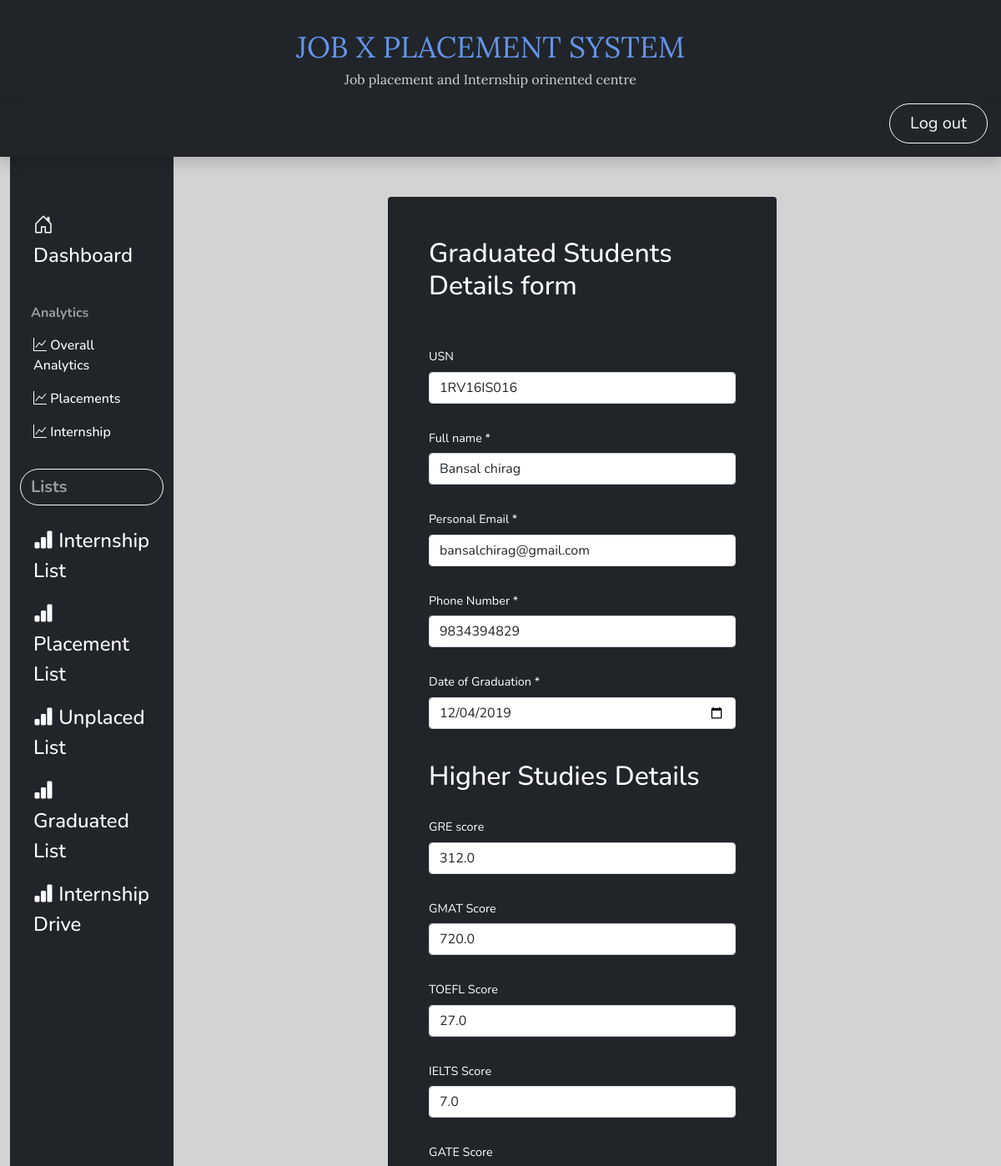
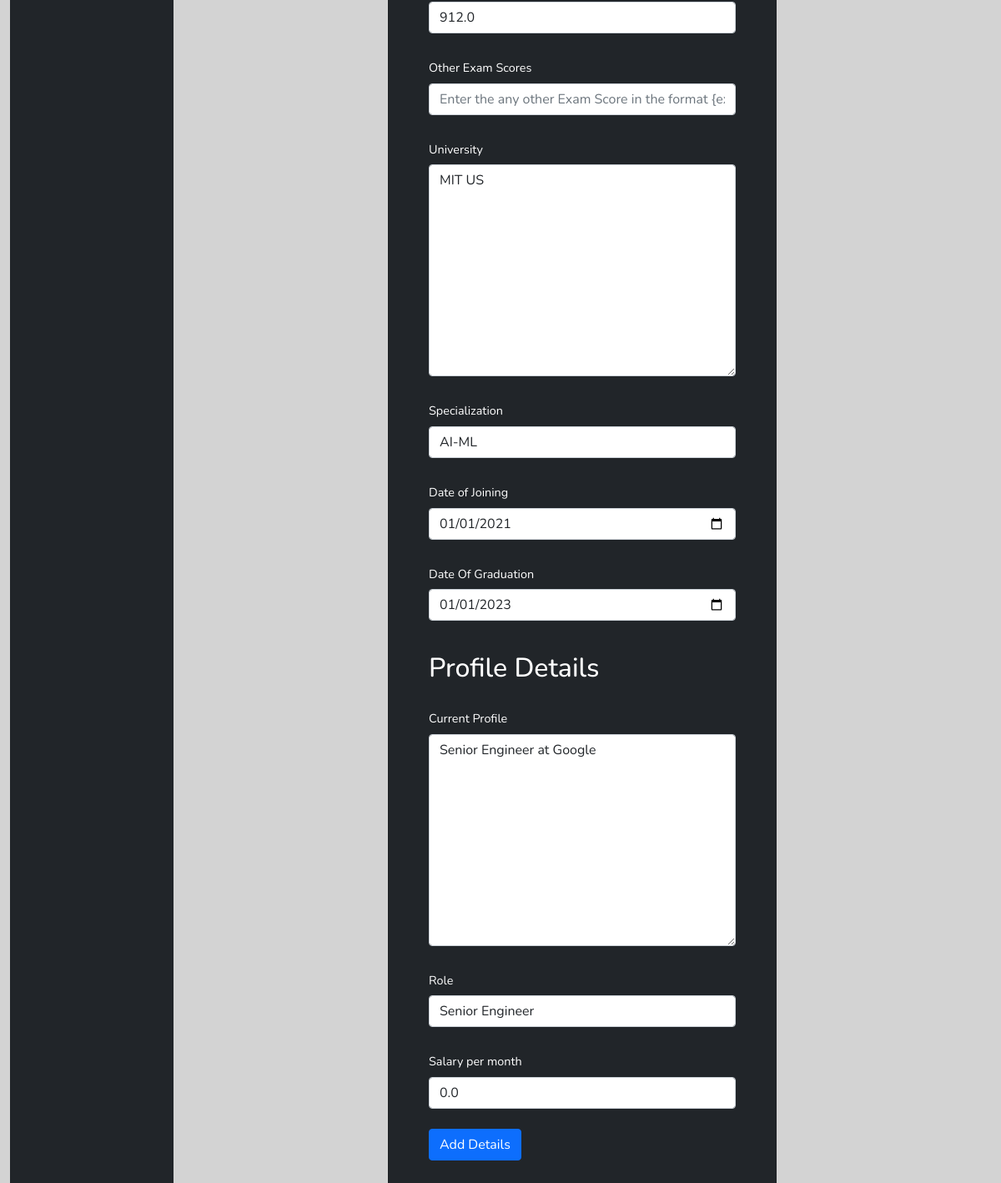
/Student_SPC/Gform/3 (signed in), run on the app's committed database (2 pictures, top to bottom).
### main_app/models.py (models this page shows)
class Graduated(models.Model):
    Usn = models.CharField(max_length=15,blank=True,default=None)
    Full_name=models.CharField(max_length=50)
    personal_email=models.CharField(max_length=50)
    phone=models.CharField(max_length=15)
    Date_of_Grad=models.DateField(max_length=20)
    Gre_score=models.FloatField(default=0,blank=True)
    Gmat_score=models.FloatField(default=0,blank=True)
    Toefl_score=models.FloatField(default=0,blank=True)
    Ielts_score=models.FloatField(default=0,blank=True)
    Gate_score=models.FloatField(default=0,blank=True)
    Other_score=models.CharField(max_length=30,blank=True,default=None)
    University=models.CharField(max_length=300,blank=True,default=None)
    Specialization=models.CharField(max_length=50,blank=True,default=None)
    Date_of_Join=models.DateField(max_length=20,blank=True,null=True)
    Date_of_UniGrad=models.DateField(max_length=20,blank=True,null=True)
    Current_profile_details=models.CharField(max_length=400,blank=True,default=None)
    Role=models.CharField(max_length=50,blank=True,default=None)
    Salary=models.FloatField(default=0,blank=True)

### main_app/views.py (the view, shortened to what this page needs)
# urls.py: path('Gform/', views.Graduated_form,name='Grad_form'),
@login_required
def Graduated_form(request,id=0):
    if request.user.is_authenticated:
        if request.method == "GET":
            if id==0:
                form = Graduatedform()
            else:
                G=Graduated.objects.get(pk=id)
                form=Graduatedform(instance=G)
            return render(request,"Graduated_form.html",{'form':form})

### main_app/templates/Graduated_form.html (shortened to what this page needs)
{% extends 'base.html'%}
{% block sidebar %}
{% if user.is_authenticated and user.is_superuser or user.is_staff %}
{% include 'SPCsidebar.html'%}
{% endif %}
{% endblock %}
{% block content %}
{% if user.is_authenticated and user.is_superuser or user.is_staff %}
<main class="col-md-9 ms-sm-auto col-lg-10 px-md-4">
    <div class="card text-white bg-dark col-md-6 offset-md-3 mt-5 p-5">
      <h1 class="h2 mb-4">Graduated Students Details form</h1>
      <form action=" " method="post">
        <div class="mt-4">
          <label class="col-form-label">USN </label>
          {{ form.Usn }}
        </div>
        <div class="mt-4">
          <label class="col-form-label">Full name *</label>
          {{ form.Full_name }}
        </div>
        <div class="mt-4">
          <label class="col-form-label">Personal Email *</label>
          {{ form.personal_email }}
        </div>
        <div class="mt-4">
          <label class="col-form-label">Phone Number *</label>
          {{ form.phone}}
        </div>
        <div class="mt-4">
          <label class="col-form-label">Date of Graduation *</label>
          {{ form.Date_of_Grad}}
        </div>
       <br>
        <h2 class="h2 mb-4">Higher Studies Details</h2>
        <div class="mt-4">
          <label class="col-form-label">GRE score</label>
          {{ form.Gre_score}}
        </div>
        <div class="mt-4">
            <label class="col-form-label">GMAT Score</label>
            {{ form.Gmat_score}}
          </div>
          <div class="mt-4">
            <label class="col-form-label">TOEFL Score</label>
            {{ form.Toefl_score}}
          </div>
          <div class="mt-4">
            <label class="col-form-label">IELTS Score</label>
            {{ form.Ielts_score}}
          </div>
          <div class="mt-4">
            <label class="col-form-label">GATE Score</label>
            {{ form.Gate_score}}
          </div>
          <div class="mt-4">
            <label class="col-form-label">Other Exam Scores</label>
            {{ form.Other_score}}
          </div>
          <div class="mt-4">
            <label class="col-form-label">University </label>
            {{ form.University}}
          </div>
          <div class="mt-4">
            <label class="col-form-label">Specialization</label>
            {{ form.Specialization}}
          </div>
          <div class="mt-4">
            <label class="col-form-label">Date of Joining</label>
            {{ form.Date_of_Join}}
          </div>
          <div class="mt-4">
            <label class="col-form-label">Date Of Graduation</label>
            {{ form.Date_of_UniGrad}}
          </div>
          <br>
          <h2 class="h2 mb-4">Profile Details</h2>
          <div class="mt-4">
            <label class="col-form-label">Current Profile</label>
            {{ form.Current_profile_details}}
          </div>
          <div class="mt-4">
            <label class="col-form-label">Role</label>
            {{ form.Role}}
          </div>
          <div class="mt-4">
            <label class="col-form-label">Salary per month </label>
            {{ form.Salary}}
          </div>
        <div class="mt-4">
          <button type="submit" class="btn btn-primary">Add Details</button>
        </div>
      </form>
    </div>
  </main>
{% endif %}
{% endblock %}

### static/css/style.css (style rules this page uses)
body { font-size: 0.9rem; font-family: 'Nunito', sans-serif; background-color:#d3d3d3; }

### data on the page
Graduated: Usn "1RV16IS016", Full_name "Bansal chirag", personal_email "bansalchirag@gmail.com", phone "9834394829", Date_of_Grad "12/04/2019", Gre_score "312.0", Gmat_score "720.0", Toefl_score "27.0", Ielts_score "7.0", Gate_score "912.0", University "MIT US", Specialization "AI-ML", Date_of_Join "01/01/2021", Date_of_UniGrad "01/01/2023", Current_profile_details "Senior Engineer at Google", Role "Senior Engineer", Salary "0.0"
